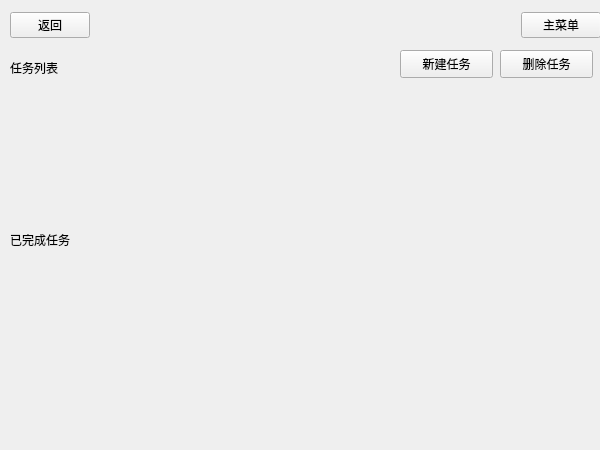
<?xml version="1.0" encoding="UTF-8"?>
<ui version="4.0">
 <class>task</class>
 <widget class="QWidget" name="task">
  <property name="geometry">
   <rect>
    <x>0</x>
    <y>0</y>
    <width>600</width>
    <height>450</height>
   </rect>
  </property>
  <property name="minimumSize">
   <size>
    <width>600</width>
    <height>450</height>
   </size>
  </property>
  <property name="maximumSize">
   <size>
    <width>600</width>
    <height>450</height>
   </size>
  </property>
  <property name="windowTitle">
   <string>开始专注</string>
  </property>
  <widget class="QWidget" name="widget" native="true">
   <property name="geometry">
    <rect>
     <x>10</x>
     <y>0</y>
     <width>591</width>
     <height>51</height>
    </rect>
   </property>
   <layout class="QGridLayout" name="gridLayout">
    <item row="0" column="0">
     <widget class="QPushButton" name="btn_return">
      <property name="text">
       <string>返回</string>
      </property>
     </widget>
    </item>
    <item row="0" column="1">
     <spacer name="horizontalSpacer">
      <property name="orientation">
       <enum>Qt::Horizontal</enum>
      </property>
      <property name="sizeHint" stdset="0">
       <size>
        <width>372</width>
        <height>20</height>
       </size>
      </property>
     </spacer>
    </item>
    <item row="0" column="2">
     <widget class="QPushButton" name="btn_mainMenu">
      <property name="text">
       <string>主菜单</string>
      </property>
     </widget>
    </item>
   </layout>
  </widget>
  <widget class="QWidget" name="widget_2" native="true">
   <property name="geometry">
    <rect>
     <x>10</x>
     <y>50</y>
     <width>591</width>
     <height>161</height>
    </rect>
   </property>
   <widget class="QLabel" name="label_2">
    <property name="geometry">
     <rect>
      <x>0</x>
      <y>10</y>
      <width>72</width>
      <height>15</height>
     </rect>
    </property>
    <property name="text">
     <string>任务列表</string>
    </property>
   </widget>
   <widget class="QPushButton" name="createTask">
    <property name="geometry">
     <rect>
      <x>390</x>
      <y>0</y>
      <width>93</width>
      <height>28</height>
     </rect>
    </property>
    <property name="text">
     <string>新建任务</string>
    </property>
   </widget>
   <widget class="QPushButton" name="pushButton">
    <property name="geometry">
     <rect>
      <x>490</x>
      <y>0</y>
      <width>93</width>
      <height>28</height>
     </rect>
    </property>
    <property name="text">
     <string>删除任务</string>
    </property>
   </widget>
  </widget>
  <widget class="QWidget" name="widget_3" native="true">
   <property name="geometry">
    <rect>
     <x>10</x>
     <y>229</y>
     <width>571</width>
     <height>231</height>
    </rect>
   </property>
   <widget class="QLabel" name="label">
    <property name="geometry">
     <rect>
      <x>0</x>
      <y>0</y>
      <width>111</width>
      <height>21</height>
     </rect>
    </property>
    <property name="text">
     <string>已完成任务</string>
    </property>
   </widget>
  </widget>
 </widget>
 <resources/>
 <connections/>
</ui>
